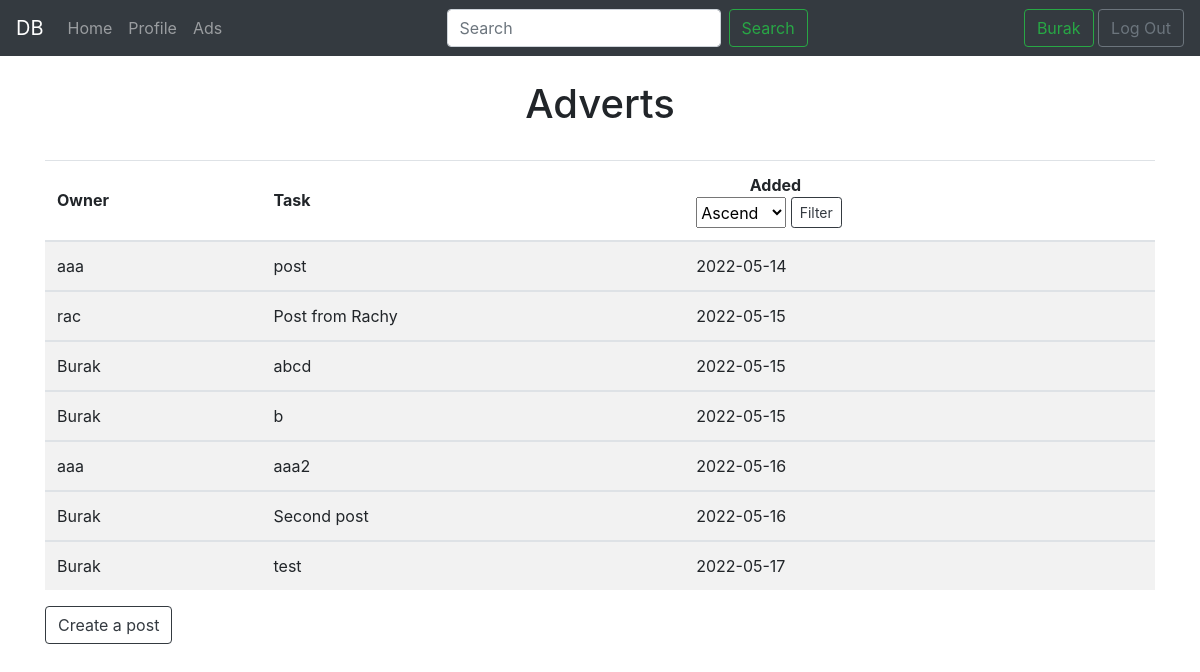
Page /ads (signed in) on the committed database.
### app.py (models this page shows, shortened)
class User(db.Model, UserMixin):
    __tablename__ = 'user'
    id = db.Column(db.Integer, primary_key=True)
    email = db.Column(db.String(50), nullable=False, unique=True)
    first_name = db.Column(db.String(50), nullable=False)
    last_name = db.Column(db.String(50), nullable=False)
    password = db.Column(db.String(80), nullable=False)
    age = db.Column(db.Integer, nullable=False)
    gender = db.Column(db.String(30), nullable=False)
    location = db.Column(db.String(50), nullable=False)
    posts = db.relationship('Post', backref='user')

class Post(db.Model):
    id = db.Column(db.Integer, primary_key=True)
    content = db.Column(db.String(400), nullable=False)
    date_created = db.Column(db.DateTime, default=datetime.utcnow)
    user_id = db.Column(db.Integer, db.ForeignKey('user.id'))

### app.py (the view)
@app.route('/ads', methods=['GET'])
def ads():
    buttonValue = ""
    if request.args.get('filter'):
        if request.args.get('filter') == 'Asc':
            buttonValue = "Ascend"
            posts = Post.query.order_by(Post.date_created.asc()).all()
            return render_template(
                'ads.html',
                posts=posts,
                buttonValue=buttonValue)
        elif request.args.get('filter') == 'Desc':
            buttonValue = "Descend"
            posts = Post.query.order_by(Post.date_created.desc()).all()
            return render_template(
                'ads.html',
                posts=posts,
                buttonValue=buttonValue)
    else:
        posts = Post.query.order_by(Post.date_created.asc()).all()
        return render_template(
            'ads.html',
            posts=posts,
            buttonValue=buttonValue)

### app.py (called while the page is built)
@login_manager.user_loader
def load_user(user_id):
    return User.query.get(int(user_id))

### templates/ads.html (shortened to what this page needs)
{% extends 'base.html' %}
{% block body %}
    {% if current_user.is_authenticated %}
    <br>
        <h1 align="center">Adverts</h1>
    <br>
        {% if posts|length < 1 %}
            <h1>There is no post yet</h1>
            <a class="btn btn-primary" href="{{url_for('profile')}}">Create a post</a>
        {% else %}
            <div class="container">
                <table class="table table-striped">
                    <thead>
                        <tr>
                            <th style="padding-bottom: 2.5%;" scope="col">Owner</th>
                            <th style="padding-bottom: 2.5%;" scope="col">Task</th>
                            <th scope="col">
                                <span style="margin-left: 12%;">Added</span>
                                <form action="/ads" class="form-inline">
                                    <select style="height: 31px; margin-right: 1%;" name="filter" id="filter">
                                        {% if buttonValue ==  "Ascend" %}
                                            <option value="Asc">{{buttonValue}}</option>
                                            <option value="Desc">Descend</option>
                                        {% elif buttonValue ==  "Descend" %}
                                            <option value="Desc">{{buttonValue}}</option>
                                            <option value="Asc">Ascend</option>
                                        {% else %}
                                            <option value="Asc">Ascend</option>
                                        {% endif %}
                                    </select>
                                    <input
                                        class="btn btn-sm btn-outline-dark"
                                        type="submit"
                                        value="Filter">
                                </form>
                            </th>
                        </tr>
                    </thead>
                    {% for post in posts %}
                        <tbody>
                            <tr>
                                <td scope="row">{{ post.user.first_name }}</td>
                                <td scope="row">{{ post.content }}</td>
                                <td scope="row">{{ post.date_created.date() }}</td>
                            </tr>
                        </tbody>
                    {% endfor %}
                </table>
                <a class="btn btn-outline-dark" href="{{url_for('profile')}}">Create a post</a>
            </div>
        {% endif %}
    {% endif %}
{% endblock %}

### templates/base.html (shortened to what this page needs)
<!DOCTYPE html>
<html lang="en">
    <head>
        <link rel="stylesheet" href="https://cdn.jsdelivr.net/npm/bootstrap@4.0.0/dist/css/bootstrap.min.css">
    </head>
    <body>
        <nav class="navbar navbar-expand-lg navbar-dark bg-dark">
            <a class="navbar-brand" href="{{url_for('index')}}">DB</a>
            <div id="nav-menu" class="collapse navbar-collapse">
                <ul class="navbar-nav mr-auto">
                    <li class="nav-item">
                      <a class="nav-link" href="{{url_for('index')}}">Home</a>
                    </li>
                    <li class="nav-item">
                      <a class="nav-link" href="{{url_for('profile')}}">Profile</a>
                    </li>
                    <li class="nav-item">
                      <a class="nav-link" href="{{url_for('ads')}}">Ads</a>
                    </li>
                </ul>
                <ul class="navbar-nav">
                  <form
                  class="form-inline my-2 my-lg-0"
                  action="/search">
                    <input
                        class="form-control mr-sm-2"
                        type="search"
                        placeholder="Search"
                        aria-label="Search"
                        name="search">
                    <button
                        class="btn btn-outline-success my-2 my-sm-0"
                        type="submit">
                        Search
                    </button>
                  </form>
                </ul>
                <ul class="navbar-nav ml-auto">
                    {% if current_user.is_authenticated %}
                    <li class="nav-item">
                        <a class="btn btn-outline-success" href="{{url_for('profile')}}">{{current_user.first_name}}</a>
                        <a class="btn btn-outline-secondary" href="{{url_for('logout')}}">Log Out</a>
                    </li>
                    {% else %}
                    <li class="nav-item">
                        <a class="btn btn-success" href="{{url_for('login')}}">Sign In</a>
                        <a class="btn btn-outline-success" href="{{url_for('signup')}}">Sign Up</a>
                    </li>
                    {% endif %}
                </ul>
            </div>
          </nav>
        {% block body %}{% endblock %}
    </body>
</html>

### rows in the picture
User: first_name "Burak"
Post: user.first_name "aaa", content "post", date_created "2022-05-14"
Post: user.first_name "rac", content "Post from Rachy", date_created "2022-05-15"
Post: user.first_name "Burak", content "abcd", date_created "2022-05-15"
Post: user.first_name "Burak", content "b", date_created "2022-05-15"
Post: user.first_name "aaa", content "aaa2", date_created "2022-05-16"
Post: user.first_name "Burak", content "Second post", date_created "2022-05-16"
Post: user.first_name "Burak", content "test", date_created "2022-05-17"
